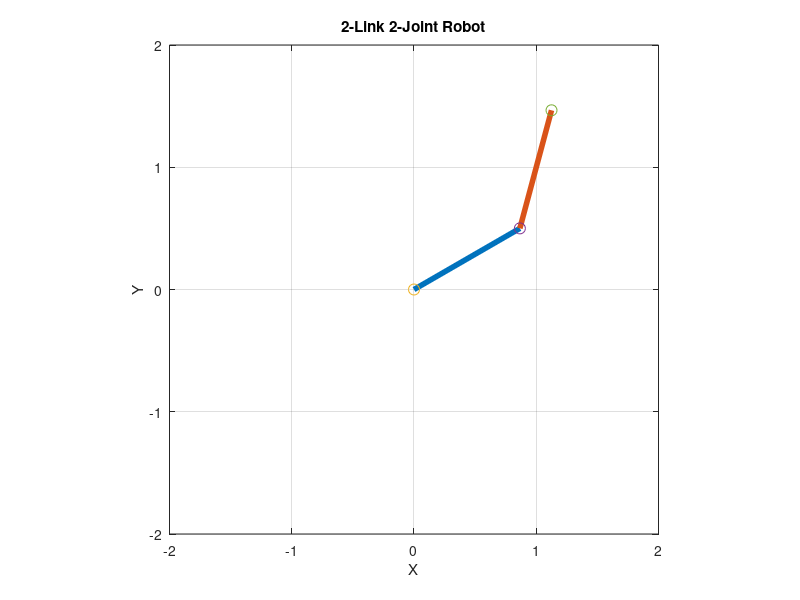

Write the MATLAB code that produced this figure.
clc;
clear;
close all;

L1 = 1;
L2 = 1;

theta1 = deg2rad(30);
theta2 = deg2rad(45);

x1 = L1*cos(theta1);
y1 = L1*sin(theta1);

x2 = x1 + L2*cos(theta1 + theta2);
y2 = y1 + L2*sin(theta1 + theta2);

figure;
plot([0 x1],[0 y1],'LineWidth',4);
hold on;
plot([x1 x2],[y1 y2],'LineWidth',4);

plot(0,0,'o','MarkerSize',8);
plot(x1,y1,'o','MarkerSize',8);
plot(x2,y2,'o','MarkerSize',8);

grid on;
axis equal;

xlim([-2 2]);
ylim([-2 2]);

title('2-Link 2-Joint Robot');
xlabel('X');
ylabel('Y');
